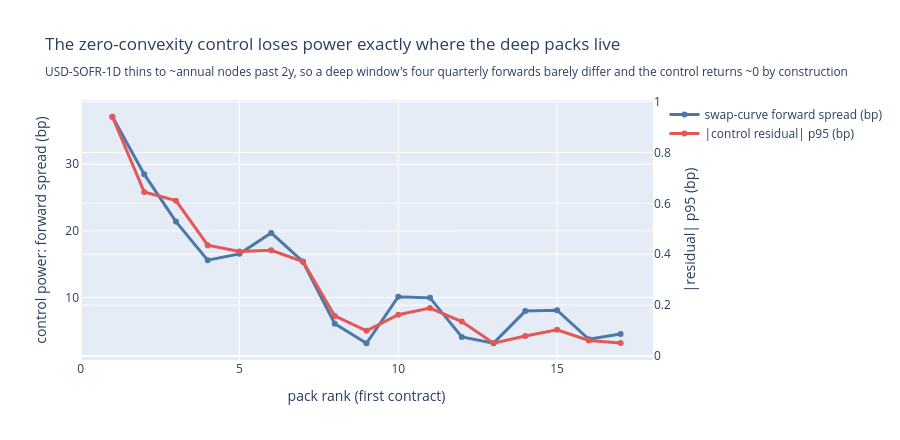

The notebook cell saved with this chart:
### Code cell
_f = go.Figure()
_f.add_trace(go.Scatter(x=_ctl.index, y=_ctl["swap_spread_bp"], name="swap-curve forward spread (bp)",
                        mode="lines+markers", line=dict(color="#4C78A8", width=3)))
_f.add_trace(go.Scatter(x=_ctl.index, y=_ctl["ca_syn_p95"].abs(),
                        name="|control residual| p95 (bp)", mode="lines+markers",
                        line=dict(color="#E45756", width=3), yaxis="y2"))
_f.update_layout(
    title="The zero-convexity control loses power exactly where the deep packs live"
          "<br><sub>USD-SOFR-1D thins to ~annual nodes past 2y, so a deep window's four "
          "quarterly forwards barely differ and the control returns ~0 by construction</sub>",
    xaxis_title="pack rank (first contract)",
    yaxis_title="control power: forward spread (bp)",
    yaxis2=dict(title="|residual| p95 (bp)", overlaying="y", side="right"),
    height=440)
_f

### Figure 1 — Plotly figure (JSON) as saved in the notebook; plotly's stock layout.template omitted (floating-point values rounded to 4 significant figures)
{"data": [{"line": {"color": "#4C78A8", "width": 3}, "mode": "lines+markers", "name": "swap-curve forward spread (bp)", "type": "scatter", "x": [1, 2, 3, 4, 5, 6, 7, 8, 9, 10, 11, 12, 13, 14, 15, 16, 17], "y": [37.13, 28.52, 21.39, 15.6, 16.55, 19.69, 15.37, 6.063, 3.129, 10.12, 9.941, 4.073, 3.144, 7.959, 8.085, 3.731, 4.509]}, {"line": {"color": "#E45756", "width": 3}, "mode": "lines+markers", "name": "|control residual| p95 (bp)", "type": "scatter", "x": [1, 2, 3, 4, 5, 6, 7, 8, 9, 10, 11, 12, 13, 14, 15, 16, 17], "y": [0.9403, 0.6448, 0.6106, 0.4355, 0.4108, 0.4152, 0.3715, 0.1574, 0.09885, 0.1622, 0.1886, 0.1351, 0.05008, 0.07878, 0.1032, 0.06101, 0.05075], "yaxis": "y2"}], "layout": {"height": 440, "title": {"text": "The zero-convexity control loses power exactly where the deep packs live<br><sub>USD-SOFR-1D thins to ~annual nodes past 2y, so a deep window's four quarterly forwards barely differ and the control returns ~0 by construction</sub>"}, "xaxis": {"title": {"text": "pack rank (first contract)"}}, "yaxis": {"title": {"text": "control power: forward spread (bp)"}}, "yaxis2": {"overlaying": "y", "side": "right", "title": {"text": "|residual| p95 (bp)"}}}}
